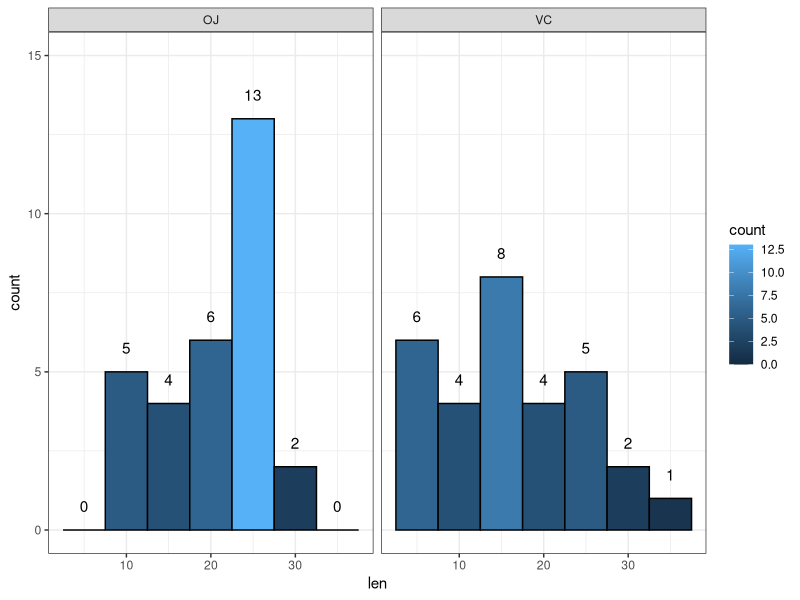
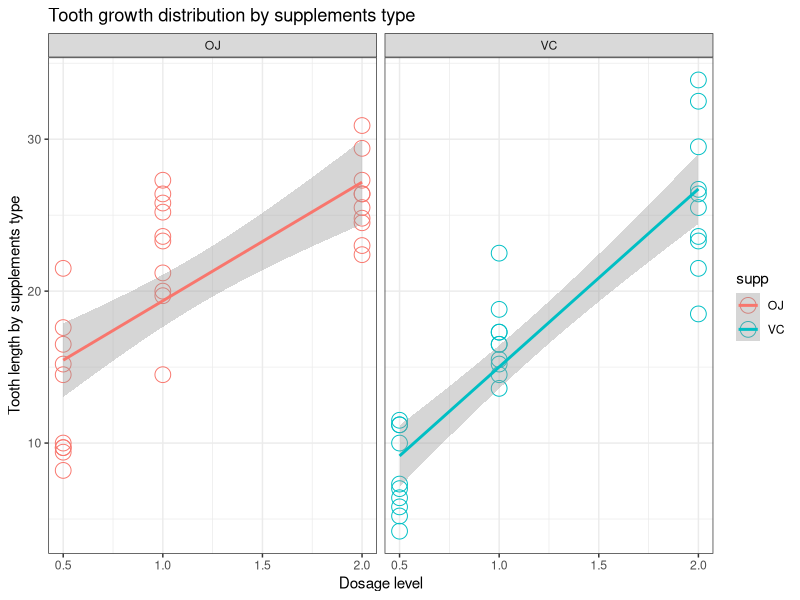

The R source for these figures, in order: (Note: this script raises an error after producing the figures.)
## ---- chunk 1
df=data.frame(ToothGrowth)
str(df)
## ---- chunk 2
by(df$len, df$supp, mean)
by(df$len, df$dose, mean)
## ---- chunk 3
require(ggplot2)
ggplot(df,aes(x= len, ymax=max(..count..)))  + 
  stat_bin(geom="bar", binwidth=5, aes(fill=..count..), colour="black") + 
  stat_bin(binwidth=5, geom="text", aes(label=..count..), vjust=-1.5) +
  facet_grid(.~supp)+
  ylim(c(0,15))+
  theme_bw()

ggplot(data=df, aes(x=dose, y=len, group=supp, colour=supp))+
  geom_point(shape=1,size=5)+
  facet_grid(.~supp,scales="free")+
  labs(x="Dosage level") +
  labs(y="Tooth length by supplements type") +
  labs(title="Tooth growth distribution by supplements type") +
  geom_smooth(method="lm")+
  theme_bw()

## ---- chunk 4
t.test(len ~ supp, data=df)
## ---- chunk 5

dose1<-subset(ToothGrowth, ToothGrowth$dose %in% c(0.5,1.0))
dose2<-subset(ToothGrowth, ToothGrowth$dose %in% c(2.0,1.0))
dose3<-subset(ToothGrowth, ToothGrowth$dose %in% c(0.5,2.0))

t.test(len ~ dose, paired=FALSE, var.equal=FALSE, data=dose1)
t.test(len ~ dose, paired=FALSE, var.equal=FALSE, data=dose2)
t.test(len ~ dose, paired=FALSE, var.equal=FALSE, data=dose3)
